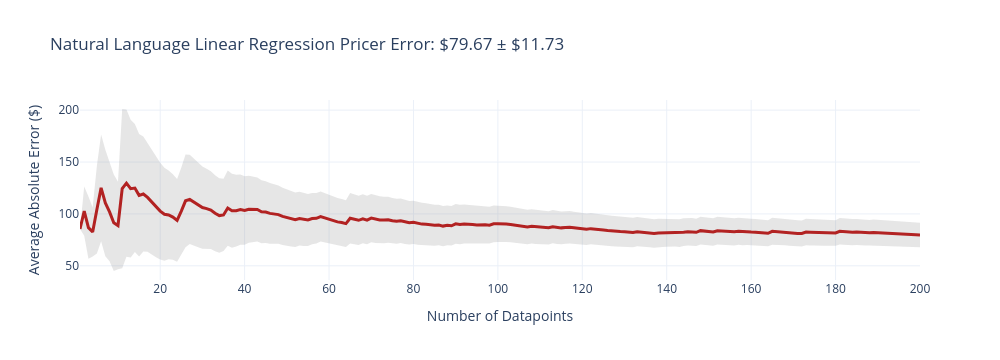
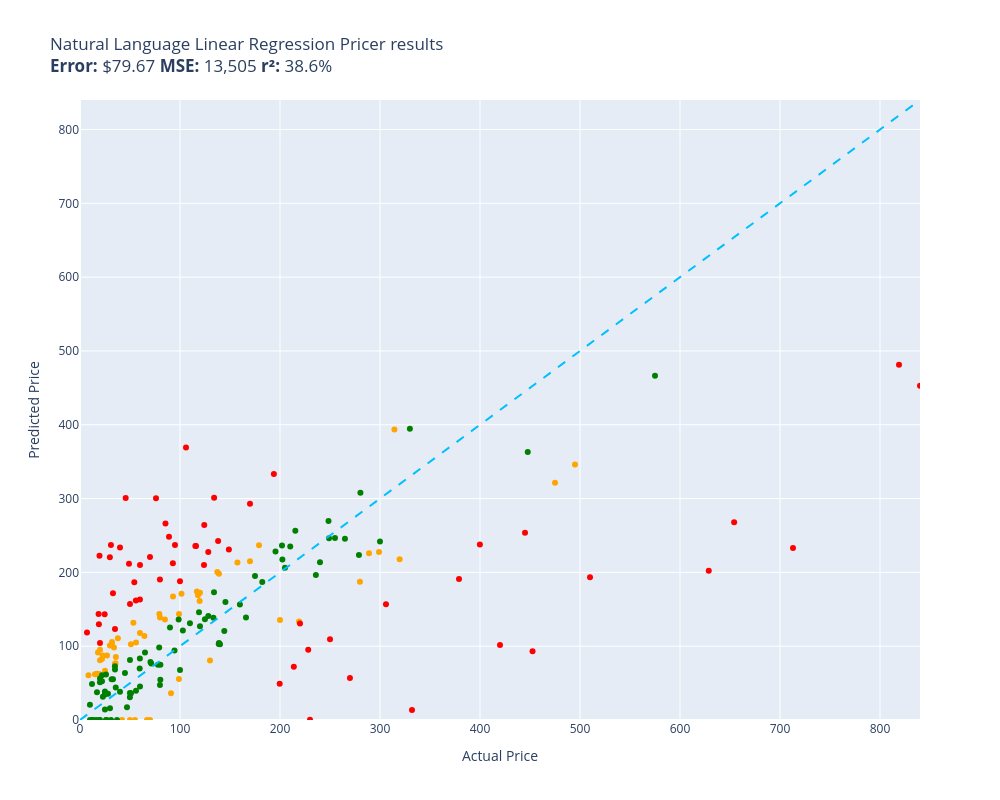

Write notebook code for charts like these, in order.
### Code cell
evaluate(natural_language_linear_regression_pricer, test)

### Figure 1 — Plotly figure (JSON) as saved in the notebook; plotly's stock layout.template omitted (floating-point values rounded to 4 significant figures; data arrays with more than 128 entries replaced by an {"elided": "..."} marker saying what was removed)
{"data": [{"fill": "toself", "fillcolor": "rgba(128,128,128,0.2)", "hoverinfo": "skip", "line": {"color": "rgba(255,255,255,0)"}, "name": "95% CI", "showlegend": false, "type": "scatter", "x": {"elided": "400 int values"}, "y": {"elided": "400 float values"}}, {"customdata": {"elided": "200x1 float values"}, "hovertemplate": "n=%{x}<br>Avg Error=$%{y:,.2f}<br>±95% CI=$%{customdata[0]:,.2f}<extra></extra>", "line": {"color": "firebrick", "width": 3}, "mode": "lines", "name": "Cumulative Avg Error", "type": "scatter", "x": {"elided": "200 int values"}, "y": {"elided": "200 float values"}}], "layout": {"height": 360, "showlegend": false, "title": {"text": "Natural Language Linear Regression Pricer Error: $79.67 ± $11.73"}, "width": 1000, "xaxis": {"title": {"text": "Number of Datapoints"}}, "yaxis": {"title": {"text": "Average Absolute Error ($)"}}}}

### Figure 2 — Plotly figure (JSON) as saved in the notebook; plotly's stock layout.template omitted (floating-point values rounded to 4 significant figures)
{"data": [{"customdata": [["Old Blood Noise Excess V2 Distortion Cho...\nGuess=$133.42 Actual=$219.00"], ["NewPower99 Battery Kit for Samsung Galax...\nGuess=$0.00 Actual=$54.95"], ["EXMAX NG-10X Fresnel Lens Focusing Adapt...\nGuess=$0.00 Actual=$69.98"], ["46mm Digital Pro High-Resolution Close-U...\nGuess=$80.80 Actual=$19.99"], ["GJY Portable TV,10.6 inch Mini TV for AT...\nGuess=$143.47 Actual=$79.36"], ["HK SYSTEMS 13\" Heavy Duty Black \"Push\" O...\nGuess=$136.02 Actual=$84.95"], ["Mini PC, Kinupute Desktop Computer E3-12...\nGuess=$345.99 Actual=$495.00"], ["10GBase-LR SFP+ Transceiver, Handar 10GB...\nGuess=$95.13 Actual=$19.99"], ["Deco Mount Pro Tripod Microphone Stand w...\nGuess=$117.88 Actual=$59.95"], ["Southwire 120V/15A Right Angle User Atta...\nGuess=$110.87 Actual=$37.87"], ["DALDED LED Light Kit for Lego Sonic Gree...\nGuess=$66.77 Actual=$24.99"], ["152MM Hole Saws M42 Bi-Metal High Speed ...\nGuess=$91.55 Actual=$17.99"], ["Baseball Backpacks Large 18 Inch Bookbag...\nGuess=$103.33 Actual=$31.77"], ["Adams Check Payment and Deposit Register...\nGuess=$76.86 Actual=$35.49"], ["3D Tree Hole Branches 075 Stair Risers D...\nGuess=$80.55 Actual=$129.99"], ["KOHLER 18865-CP Filtered Water Faucet, P...\nGuess=$321.35 Actual=$475.00"], ["Fjallraven, Kanken Laptop 15\" Backpack f...\nGuess=$161.36 Actual=$119.65"], ["Projector, CRAZVIEW Projector with WiFi ...\nGuess=$131.89 Actual=$53.40"], ["Festool 492370 Platin 2 S1000 Grit 6-Inc...\nGuess=$36.33 Actual=$91.00"], ["Miyaya@ Funny Animal Masks Collection fo...\nGuess=$62.61 Actual=$16.99"], ["Trail Gear Twin Stick Kit for Top Shift ...\nGuess=$187.43 Actual=$279.92"], ["Beck/Arnley 0421945 Air Filter\nGuess=$85.25 Actual=$35.87"], ["Ceramic Talavera Mexican Tile 4x4\", 9 Pi...\nGuess=$100.85 Actual=$29.95"], ["Marvel Legends Series X-Men 6-Inch Archa...\nGuess=$55.52 Actual=$98.95"], ["Intrepid International Dressage Letters-...\nGuess=$87.49 Actual=$26.99"], ["EMART Photography C Stand with Boom Arm,...\nGuess=$172.29 Actual=$119.99"], ["Replacement Remote Control for PANASONIC...\nGuess=$76.09 Actual=$34.95"], ["KS K-STORM Replacement Silicone Mushroom...\nGuess=$60.80 Actual=$8.50"], ["LSSAGOON Backpack for Women Teen Kids Gi...\nGuess=$98.11 Actual=$33.99"], ["Grey Pneumatic 1311SD Impact Socket Set\nGuess=$213.30 Actual=$157.43"], ["4pc Wheel Spacers Adapters 4\" (2inch Per...\nGuess=$174.21 Actual=$116.95"], ["LSI Broadcom SAS 9300-8i 8-port 12Gb/s S...\nGuess=$168.99 Actual=$118.00"], ["Mikrotik RB3011UIAS-RM RouterBOARD 10xGi...\nGuess=$227.59 Actual=$299.00"], ["AC Compressor & A/C Kit For BMW 335i 335...\nGuess=$393.55 Actual=$314.41"], ["Linkloos Solar Street Lights Outdoor Wat...\nGuess=$104.97 Actual=$55.99"], ["Universal Power Group 12V 100Ah Sealed L...\nGuess=$135.48 Actual=$199.99"], ["Auertech Portable Washing Machine, 14lbs...\nGuess=$143.68 Actual=$98.99"], ["18 Inch White Undermount Kitchen Sink - ...\nGuess=$236.68 Actual=$179.00"], ["New Replacement seat cover fits Yamaha M...\nGuess=$198.11 Actual=$138.95"], ["Evan Fischer Radiator Cooling Fan Assemb...\nGuess=$200.61 Actual=$137.34"], ["Raspberry Pi 3 Model B+ Aluminum Case Me...\nGuess=$62.14 Actual=$14.99"], ["LCD Screen for Dell Inspiron 17R 17.3\" H...\nGuess=$113.77 Actual=$64.37"], ["CTLAMP XL-2100 Professional Quality XL-2...\nGuess=$105.68 Actual=$32.00"], ["Baumgartens Sicurix Blank PVC ID Cards (...\nGuess=$62.28 Actual=$19.11"], ["Venom Power Terra Hunter R/T+ R/T All-Te...\nGuess=$217.86 Actual=$319.65"], ["Audio Techinca ATW-T1002 System 10 Handh...\nGuess=$225.82 Actual=$289.00"], ["LD Compatible Ink Cartridge Replacement ...\nGuess=$0.00 Actual=$41.99"], ["BXYJY for Samsung Galaxy Z Fold 3 Case w...\nGuess=$0.00 Actual=$49.99"], ["sabermaster TCG Playmat yugioh playmat T...\nGuess=$82.80 Actual=$21.99"], ["Star Wars Die-Cast Metal TITANIUM Series...\nGuess=$87.53 Actual=$22.70"], ["DuraGo BR5330 Front Vented Disc Brake Ro...\nGuess=$170.88 Actual=$101.51"], ["Samsung DA97-07603B Freezer Ice Maker As...\nGuess=$167.25 Actual=$93.02"], ["KZ ZS10 Pro in Ear Monitor Headphone KZ ...\nGuess=$0.00 Actual=$66.99"], ["Pyle 2x120 Watt Home Audio Speaker Power...\nGuess=$102.68 Actual=$50.92"], ["MonMount Triple Monitor Stand Freestandi...\nGuess=$138.95 Actual=$79.99"], ["Xiaomi Redmi 10 2022 NFC 4G LTE (128GB +...\nGuess=$214.97 Actual=$169.99"]], "hovertemplate": "%{customdata[0]}<extra></extra>", "legendgroup": "orange", "marker": {"color": "orange", "size": 6, "symbol": "circle"}, "mode": "markers", "name": "orange", "orientation": "v", "showlegend": true, "type": "scatter", "x": [219.0, 54.95, 69.98, 19.99, 79.36, 84.95, 495.0, 19.99, 59.95, 37.87, 24.99, 17.99, 31.77, 35.49, 130.0, 475.0, 119.7, 53.4, 91.0, 16.99, 279.9, 35.87, 29.95, 98.95, 26.99, 120.0, 34.95, 8.5, 33.99, 157.4, 117.0, 118.0, 299.0, 314.4, 55.99, 200.0, 98.99, 179.0, 138.9, 137.3, 14.99, 64.37, 32.0, 19.11, 319.6, 289.0, 41.99, 49.99, 21.99, 22.7, 101.5, 93.02, 66.99, 50.92, 79.99, 170.0], "xaxis": "x", "y": [133.4, 0.0, 0.0, 80.8, 143.5, 136.0, 346.0, 95.13, 117.9, 110.9, 66.77, 91.55, 103.3, 76.86, 80.55, 321.4, 161.4, 131.9, 36.33, 62.61, 187.4, 85.25, 100.8, 55.52, 87.49, 172.3, 76.09, 60.8, 98.11, 213.3, 174.2, 169.0, 227.6, 393.6, 105.0, 135.5, 143.7, 236.7, 198.1, 200.6, 62.14, 113.8, 105.7, 62.28, 217.9, 225.8, 0.0, 0.0, 82.8, 87.53, 170.9, 167.3, 0.0, 102.7, 138.9, 215.0], "yaxis": "y"}, {"customdata": [["telpo Headlight Assembly Fit For 15 Camr...\nGuess=$235.82 Actual=$115.99"], ["Stand for Raven Pro Document Scanner - P...\nGuess=$220.42 Actual=$29.85"], ["RBC12-UPC Replacement Battery Cartridge ...\nGuess=$0.39 Actual=$229.99"], ["Bam France 2002XL Contoured Hightech Bla...\nGuess=$232.89 Actual=$713.00"], ["Metabo HPT 36V MultiVolt™ Cordless Rotar...\nGuess=$191.01 Actual=$379.00"], ["Innovative Percussion CB-6 Chamois Bass ...\nGuess=$186.64 Actual=$54.32"], ["LOVE MEI Galaxy S10 Lite Case, Military ...\nGuess=$171.57 Actual=$32.98"], ["CORSAIR Dominator Platinum RGB 32GB (2x1...\nGuess=$210.06 Actual=$124.00"], ["Bam Trekking 3027SB Single Black Clarine...\nGuess=$13.71 Actual=$332.00"], ["DEWALT 20V MAX* XR Impact Driver with Bl...\nGuess=$92.98 Actual=$452.53"], ["Scranton & Co 3 Drawer Mobile File Cabin...\nGuess=$235.68 Actual=$115.35"], ["Canon EOS Rebel T7 Digital SLR Camera wi...\nGuess=$481.29 Actual=$819.00"], ["Task T24287 Roman Ogee Router Bit with 1...\nGuess=$161.91 Actual=$55.88"], ["Travelpro Platinum Elite Slim Business L...\nGuess=$72.03 Actual=$213.83"], ["JRready ST6313 DT Deutsch Connector Kit,...\nGuess=$49.14 Actual=$199.68"], ["15\" Locking Shower Head Extension Arm in...\nGuess=$190.25 Actual=$79.95"], ["Mylites+ Standard Comic Book Mylar Sleev...\nGuess=$123.19 Actual=$34.99"], ["Dakota Alert MURS Alert Probe Sensor - M...\nGuess=$130.86 Actual=$219.99"], ["Diversitech WG840585 Motor, (Ddb) 1/3Hp,...\nGuess=$301.15 Actual=$134.12"], ["Retevis RT68 Soft Earhook Walkie Talkie ...\nGuess=$118.45 Actual=$6.99"], ["MC: Pindicator (Dual Intensity Amber)\nGuess=$233.71 Actual=$40.00"], ["Poison Spyder 10-08-020 Rocker Knocker\nGuess=$202.31 Actual=$628.76"], ["Lighted Triangle Mirror Cabinet Bathroom...\nGuess=$253.68 Actual=$445.00"], ["BESTILL Wall Mounted Shower Faucet Set, ...\nGuess=$300.32 Actual=$76.00"], ["Engine Thermostat, Replace 19301-PAA-306...\nGuess=$129.59 Actual=$18.89"], ["Dell Optiplex 390 Desktop Computer i3 3....\nGuess=$264.20 Actual=$124.27"], ["Neporal Full Spectrum Light Bulb, 6000K ...\nGuess=$143.76 Actual=$18.59"], ["LEGO Marvel Avengers War Machine Buster ...\nGuess=$163.42 Actual=$59.95"], ["Kingston Brass KS269SN Kingston Clawfoot...\nGuess=$156.99 Actual=$305.99"], ["KOHLER K-1185540-CP Assembly-Slider\nGuess=$300.83 Actual=$45.67"], ["Trim Kit for 2-handle Shower & Tub Valve...\nGuess=$237.06 Actual=$94.99"], ["iPhone 12/12 Pro Nicaragua Guardabarranc...\nGuess=$104.22 Actual=$19.97"], ["Pioneer 2AM401-BN Two Handle Kitchen Fau...\nGuess=$95.32 Actual=$228.22"], ["Aeromotive 13304 Regulator, X1 Adjustabl...\nGuess=$57.01 Actual=$269.95"], ["4LT LUMINETTE Vanity Opal GLS BSN\nGuess=$187.98 Actual=$99.99"], ["Canon Sure Shot 90u 35mm Date Camera\nGuess=$237.67 Actual=$399.89"], ["Wilkinson LOW GAUSS Vintage Tone Strat S...\nGuess=$237.23 Actual=$30.93"], ["Ibanez M510OVS Acoustic Mandolin in Vint...\nGuess=$293.09 Actual=$169.99"], ["Berta (6 Pieces) 1-1/4 inch Overlay, 90 ...\nGuess=$143.26 Actual=$24.66"], ["CradlePoint Compact Broadband Router (CB...\nGuess=$248.29 Actual=$89.00"], ["ECCPP Power Steering Pump for 2009-2010 ...\nGuess=$266.35 Actual=$85.48"], ["Skullcandy Hesh Evo Bluetooth Headphones...\nGuess=$220.70 Actual=$69.99"], ["ROHL WSGUM3018WH Wire Sink Grids, White\nGuess=$227.52 Actual=$128.28"], ["ASUS VY279HE-W 27” 1080P Monitor - White...\nGuess=$242.52 Actual=$138.10"], ["Music Hall pa15.3 MM/MC Phono Preamplifi...\nGuess=$109.36 Actual=$250.00"], ["Lorell Bell Chair Glide, 2.5\", Black\nGuess=$222.37 Actual=$19.50"], ["4 Inches Rolled Muffler Tip Catback Exha...\nGuess=$333.28 Actual=$193.88"], ["Competition Clutch Disc and Pressure Pla...\nGuess=$193.32 Actual=$510.00"], ["KUNFINE Android Radio CarPlay & Android ...\nGuess=$369.18 Actual=$106.00"], ["A-Premium Front Suspension Steering Knuc...\nGuess=$211.73 Actual=$48.99"], ["Dell XPS 13 9343-2727SLV 13.3\" Full HD S...\nGuess=$452.95 Actual=$839.99"], ["Pacific Drums PDCM1618TTRB 16 x 18 Inche...\nGuess=$101.51 Actual=$419.99"], ["Vinyl Soft Top Roll-up Adjustable Truck ...\nGuess=$231.10 Actual=$148.88"], ["Blanco 230966 Valea Stainless Steel Sink...\nGuess=$212.52 Actual=$92.88"], ["Empava 24\" Single Wall Ovens 10 Cooking ...\nGuess=$267.89 Actual=$654.14"], ["Viola Bow 4/4 Full Size Carbon Fiber (Bl...\nGuess=$157.15 Actual=$49.99"], ["Fender Hendrix Voodoo Child Coiled Instr...\nGuess=$210.06 Actual=$59.99"]], "hovertemplate": "%{customdata[0]}<extra></extra>", "legendgroup": "red", "marker": {"color": "red", "size": 6, "symbol": "circle"}, "mode": "markers", "name": "red", "orientation": "v", "showlegend": true, "type": "scatter", "x": [116.0, 29.85, 230.0, 713.0, 379.0, 54.32, 32.98, 124.0, 332.0, 452.5, 115.3, 819.0, 55.88, 213.8, 199.7, 79.95, 34.99, 220.0, 134.1, 6.99, 40.0, 628.8, 445.0, 76.0, 18.89, 124.3, 18.59, 59.95, 306.0, 45.67, 94.99, 19.97, 228.2, 269.9, 99.99, 399.9, 30.93, 170.0, 24.66, 89.0, 85.48, 69.99, 128.3, 138.1, 250.0, 19.5, 193.9, 510.0, 106.0, 48.99, 840.0, 420.0, 148.9, 92.88, 654.1, 49.99, 59.99], "xaxis": "x", "y": [235.8, 220.4, 0.3937, 232.9, 191.0, 186.6, 171.6, 210.1, 13.71, 92.98, 235.7, 481.3, 161.9, 72.03, 49.14, 190.3, 123.2, 130.9, 301.1, 118.5, 233.7, 202.3, 253.7, 300.3, 129.6, 264.2, 143.8, 163.4, 157.0, 300.8, 237.1, 104.2, 95.32, 57.01, 188.0, 237.7, 237.2, 293.1, 143.3, 248.3, 266.4, 220.7, 227.5, 242.5, 109.4, 222.4, 333.3, 193.3, 369.2, 211.7, 453.0, 101.5, 231.1, 212.5, 267.9, 157.1, 210.1], "yaxis": "y"}, {"customdata": [["SuppliesOutlet Compatible Toner Cartridg...\nGuess=$120.66 Actual=$144.29"], ["ACDelco GM Original Equipment FW339 Fron...\nGuess=$256.46 Actual=$215.33"], ["8544771 Dryer Heating Element, 279816 Th...\nGuess=$43.93 Actual=$35.74"], ["Pump Head TBVECHI 175PSI 4KW 5.5HP 21CFM...\nGuess=$394.50 Actual=$329.90"], ["Panasonic KX-TG6511B DECT 6.0 PLUS Expan...\nGuess=$98.28 Actual=$79.20"], ["LD Products Compatible Toner Cartridge R...\nGuess=$81.19 Actual=$49.98"], ["APS iBoard 6-inch Aluminum (Black Powder...\nGuess=$234.93 Actual=$210.23"], ["PEMP E65 E66 CDC Simulate Optical Fiber ...\nGuess=$146.06 Actual=$119.00"], ["Intermatic PX300 12V 300W Transformer wi...\nGuess=$173.02 Actual=$134.00"], ["SKB iSeries 3i-13096-6KP Case for BlackM...\nGuess=$195.23 Actual=$174.99"], ["June Garden 12\" Sweet Dolly Charlotte - ...\nGuess=$56.28 Actual=$19.99"], ["Aolemi Oil Rubbed Bronze Single Function...\nGuess=$136.29 Actual=$98.65"], ["Clementoni 39132.5 Jigsaw Puzzle 1,000 P...\nGuess=$47.46 Actual=$79.95"], ["GanFindX Portable Car Hand Controls for ...\nGuess=$156.50 Actual=$159.90"], ["KOMPUTERBAY 4GB 2X 2GB DDR2 1066MHz PC2-...\nGuess=$54.51 Actual=$80.34"], ["Evergreen HSHB2005 Cylinder Head Gasket ...\nGuess=$69.61 Actual=$59.69"], ["Tidal Front + Rear Fender Flares 4PC Poc...\nGuess=$246.46 Actual=$254.99"], ["Wenger City Upgrade Laptop Backpack with...\nGuess=$159.79 Actual=$145.42"], ["AUTOFREE LED Tail Lights Assembly Compat...\nGuess=$236.56 Actual=$201.99"], ["Evan-Fischer Front Bumper Cover Compatib...\nGuess=$217.48 Actual=$202.38"], ["Laisomeke Waterproof Junction Box, Unive...\nGuess=$0.00 Actual=$11.99"], ["Sumerain S1339CM Double Handle Widesprea...\nGuess=$196.31 Actual=$235.86"], ["Webcem Solar Shed Light Outdoor Indoor, ...\nGuess=$74.81 Actual=$77.96"], ["Western Digital Enterprise RE4-GP 2TB SA...\nGuess=$130.93 Actual=$109.95"], ["DIMARZIO 204284 DP 163FBK Blues Bucker G...\nGuess=$125.40 Actual=$89.99"], ["VLAND LED Smoked Taillights Compatible F...\nGuess=$213.85 Actual=$239.99"], ["PM Auto Front Right Quick Complete Strut...\nGuess=$136.37 Actual=$124.94"], ["Tablet PC Cover Compatible with Lenovo T...\nGuess=$55.36 Actual=$31.61"], ["Ultra Duster Canned Air Net 10 Oz 6-Pack\nGuess=$30.89 Actual=$49.90"], ["IQShield Screen Protector Compatible wit...\nGuess=$20.63 Actual=$9.95"], ["Liberty Imports 12 Pack: US Military Toy...\nGuess=$37.43 Actual=$16.98"], ["Pidoko Kids Train Table, Grey with 90 Pc...\nGuess=$126.90 Actual=$119.97"], ["Satco S9596, 4 Count (Pack of 1), 4.18\nGuess=$48.83 Actual=$12.00"], ["ANZO USA 111207 GMC SIERRA 99-06 / YUKON...\nGuess=$186.86 Actual=$182.28"], ["KUNN Small Electrician Tool Pouch Utilit...\nGuess=$52.33 Actual=$21.99"], ["Walker Exhaust Ultra EPA 16478 Direct Fi...\nGuess=$466.56 Actual=$574.99"], ["GE RPWF SmartWater Comparable Refrigerat...\nGuess=$0.00 Actual=$36.99"], ["Urth 62mm UV, Circular Polarizing (CPL),...\nGuess=$104.45 Actual=$139.00"], ["MGP Caliper Covers 39011SACURD Red Powde...\nGuess=$246.31 Actual=$249.00"], ["Royal Designs, Inc. Decorative Abundant ...\nGuess=$38.52 Actual=$24.95"], ["NewFantasia Replacement Audio Cable with...\nGuess=$0.00 Actual=$31.00"], ["MONOCARBON Forged Carbon Fiber Case for ...\nGuess=$45.25 Actual=$59.99"], ["DuraGo 29515020 Front Hub Assembly\nGuess=$140.95 Actual=$128.34"], ["MXR Carbon Copy Deluxe Analog Delay Guit...\nGuess=$228.44 Actual=$195.50"], ["Chalkboard Name Badges with Magnetic Bac...\nGuess=$51.22 Actual=$19.95"], ["GENUINE VOLVO THERMOSTAT (3.0, 3.2) S60 ...\nGuess=$121.40 Actual=$102.85"], ["USB Charger, CIVIE High Speed 60W Multip...\nGuess=$0.00 Actual=$15.99"], ["Pyle Wireless Rear View Backup Camera - ...\nGuess=$78.54 Actual=$70.45"], ["Cardone 84-58642 New HEI Electronic Dist...\nGuess=$138.82 Actual=$165.99"], ["Hp Pavilion P7-1257c Motherboard Aahd3-h...\nGuess=$83.42 Actual=$59.86"], ["Kastar Battery Pack Replacement for Sony...\nGuess=$0.00 Actual=$19.99"], ["Amana Tool - SC587 Carbide Tipped 3-Wing...\nGuess=$76.70 Actual=$71.23"], ["AZX Stylus Pencil for Apple iPad Pro 202...\nGuess=$15.98 Actual=$29.99"], ["UPR Mach 1 Chin Spoiler Fits 94-98 Musta...\nGuess=$91.37 Actual=$64.99"], ["SP Air Corporation SP-8102BU 1/4-Inch He...\nGuess=$206.28 Actual=$204.99"], ["Diversitech UC2436-3 Ultralite Condenser...\nGuess=$74.94 Actual=$80.39"], ["200 ' feet True 14 Gauge AWG CCA Speaker...\nGuess=$63.67 Actual=$44.95"], ["APS iBoard (304 Stainless Steel Polished...\nGuess=$245.72 Actual=$264.95"], ["200 Couples Conversation Cards - Enjoy B...\nGuess=$55.28 Actual=$32.97"], ["The Puppet Company - Carpet-Unicorn, Whi...\nGuess=$0.00 Actual=$19.00"], ["KYX Racing Hardened Steel Center Drive S...\nGuess=$17.36 Actual=$46.99"], ["StonKraft Brass Chess Board Game Set wit...\nGuess=$102.76 Actual=$140.00"], ["VIPMOTOZ Sequential Turn Signal Premium ...\nGuess=$223.41 Actual=$278.94"], ["OEM Samsung Remote Control Shipped with ...\nGuess=$39.69 Actual=$56.00"], ["Custom Engagement Logo Desk Embosser Sea...\nGuess=$36.57 Actual=$49.95"], ["520 Pieces Christmas Envelope Seal Stick...\nGuess=$0.00 Actual=$25.99"], ["BestPricedDecals Wine A BIT, You'll Feel...\nGuess=$0.00 Actual=$12.98"], ["VATOS 4 Packs Bubble Machine Gun for Kid...\nGuess=$31.53 Actual=$22.88"], ["Steering Wheel, Carbon Fiber Automotive ...\nGuess=$363.14 Actual=$447.74"], ["VONADO Space Wars Colonial Viper MK1 Bui...\nGuess=$38.34 Actual=$39.99"], ["Replacement Remote Control fit for Sony ...\nGuess=$0.00 Actual=$9.99"], ["Disney Princess Sparkling Princess Sleep...\nGuess=$34.57 Actual=$24.95"], ["Glovion Music Stand Light, Clip On Piano...\nGuess=$35.51 Actual=$27.99"], ["Intex River Run Connect Lounge (Four)\nGuess=$94.25 Actual=$94.49"], ["Think Gizmos Build Your Own Robot Toys f...\nGuess=$14.22 Actual=$24.95"], ["HP Laserjet 2100 Laser Printer W/Test Pr...\nGuess=$241.85 Actual=$299.98"], ["PowerSport Front Rear Brakes and Rotors ...\nGuess=$269.57 Actual=$248.51"], ["VTech Strum and Jam Kidi Musical Guitar ...\nGuess=$60.66 Actual=$21.99"], ["Targus CityGear Durable Backpack, Black,...\nGuess=$138.63 Actual=$133.43"], ["W11130208 W10695459 Refrigerator LED Mod...\nGuess=$0.00 Actual=$26.59"], ["Jada Toys Ryan's World Combo Panda Airli...\nGuess=$72.74 Actual=$34.94"], ["STICKGOO Peel and Stick Backsplash for K...\nGuess=$68.36 Actual=$34.99"], ["Garmin 010-12402-10 GT15M-TM Transom-Mou...\nGuess=$102.92 Actual=$138.74"], ["Fitness Center Gym Room Weight Train Dua...\nGuess=$67.66 Actual=$99.99"], ["For Volvo C70 S70 V70 V40 S40 AC Compres...\nGuess=$307.95 Actual=$280.41"], ["Refresh NSF-53 Premium Replacement Refri...\nGuess=$36.39 Actual=$50.99"], ["NICKSTON Red Sparkling Glitter Slim Band...\nGuess=$61.65 Actual=$25.99"]], "hovertemplate": "%{customdata[0]}<extra></extra>", "legendgroup": "green", "marker": {"color": "green", "size": 6, "symbol": "circle"}, "mode": "markers", "name": "green", "orientation": "v", "showlegend": true, "type": "scatter", "x": [144.3, 215.3, 35.74, 329.9, 79.2, 49.98, 210.2, 119.0, 134.0, 175.0, 19.99, 98.65, 79.95, 159.9, 80.34, 59.69, 255.0, 145.4, 202.0, 202.4, 11.99, 235.9, 77.96, 110.0, 89.99, 240.0, 124.9, 31.61, 49.9, 9.95, 16.98, 120.0, 12.0, 182.3, 21.99, 575.0, 36.99, 139.0, 249.0, 24.95, 31.0, 59.99, 128.3, 195.5, 19.95, 102.8, 15.99, 70.45, 166.0, 59.86, 19.99, 71.23, 29.99, 64.99, 205.0, 80.39, 44.95, 264.9, 32.97, 19.0, 46.99, 140.0, 278.9, 56.0, 49.95, 25.99, 12.98, 22.88, 447.7, 39.99, 9.99, 24.95, 27.99, 94.49, 24.95, 300.0, 248.5, 21.99, 133.4, 26.59, 34.94, 34.99, 138.7, 99.99, 280.4, 50.99, 25.99], "xaxis": "x", "y": [120.7, 256.5, 43.93, 394.5, 98.28, 81.19, 234.9, 146.1, 173.0, 195.2, 56.28, 136.3, 47.46, 156.5, 54.51, 69.61, 246.5, 159.8, 236.6, 217.5, 0.0, 196.3, 74.81, 130.9, 125.4, 213.9, 136.4, 55.36, 30.89, 20.63, 37.43, 126.9, 48.83, 186.9, 52.33, 466.6, 0.0, 104.5, 246.3, 38.52, 0.0, 45.25, 140.9, 228.4, 51.22, 121.4, 0.0, 78.54, 138.8, 83.42, 0.0, 76.7, 15.98, 91.37, 206.3, 74.94, 63.67, 245.7, 55.28, 0.0, 17.36, 102.8, 223.4, 39.69, 36.57, 0.0, 0.0, 31.53, 363.1, 38.34, 0.0, 34.57, 35.51, 94.25, 14.22, 241.8, 269.6, 60.66, 138.6, 0.0, 72.74, 68.36, 102.9, 67.66, 307.9, 36.39, 61.65], "yaxis": "y"}, {"hoverinfo": "skip", "line": {"color": "deepskyblue", "dash": "dash", "width": 2}, "mode": "lines", "name": "y = x", "showlegend": false, "type": "scatter", "x": [0, 840.0], "y": [0, 840.0]}], "layout": {"height": 800, "legend": {"title": {"text": "color"}, "tracegroupgap": 0}, "showlegend": false, "title": {"text": "Natural Language Linear Regression Pricer results<br><b>Error:</b> $79.67 <b>MSE:</b> 13,505 <b>r²:</b> 38.6%"}, "width": 1000, "xaxis": {"anchor": "y", "domain": [0, 1], "range": [0, 840.0], "title": {"text": "Actual Price"}}, "yaxis": {"anchor": "x", "domain": [0, 1], "range": [0, 840.0], "title": {"text": "Predicted Price"}}}}
